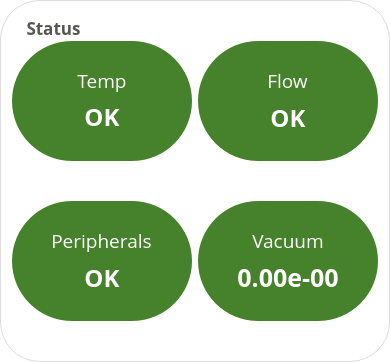
           <widget class="QGroupBox" name="status_group">
            <property name="enabled">
             <bool>true</bool>
            </property>
            <property name="minimumSize">
             <size>
              <width>350</width>
              <height>340</height>
             </size>
            </property>
            <property name="maximumSize">
             <size>
              <width>600</width>
              <height>500</height>
             </size>
            </property>
            <property name="font">
             <font>
              <family>Open Sans</family>
              <pointsize>13</pointsize>
              <weight>75</weight>
              <bold>true</bold>
             </font>
            </property>
            <property name="cursor">
             <cursorShape>ArrowCursor</cursorShape>
            </property>
            <property name="styleSheet">
             <string notr="true">QGroupBox { border: none; background: white; border-radius: 40px; border: 1px solid rgb(220,220,220); }
QGroupBox::title { subcontrol-origin: margin; padding: 0px 8px; left: 16px; top: 16px; color: rgb(85, 87, 83); }
QGroupBox::title:disabled { color: rgb(180,180,180); }</string>
            </property>
            <property name="title">
             <string>Status</string>
            </property>
            <layout class="QGridLayout" name="gridLayout_4">
             <property name="topMargin">
              <number>40</number>
             </property>
             <property name="bottomMargin">
              <number>40</number>
             </property>
             <property name="verticalSpacing">
              <number>40</number>
             </property>
             <item row="0" column="0">
              <widget class="QFrame" name="temp_indicator">
               <property name="enabled">
                <bool>true</bool>
               </property>
               <property name="minimumSize">
                <size>
                 <width>180</width>
                 <height>120</height>
                </size>
               </property>
               <property name="maximumSize">
                <size>
                 <width>180</width>
                 <height>120</height>
                </size>
               </property>
               <property name="styleSheet">
                <string notr="true">QFrame { background: #46812B; color: white; border: none; border-radius: 60px; }
QFrame:disabled { background: rgb(220,220,220); }</string>
               </property>
               <property name="frameShape">
                <enum>QFrame::StyledPanel</enum>
               </property>
               <property name="frameShadow">
                <enum>QFrame::Raised</enum>
               </property>
               <layout class="QVBoxLayout" name="verticalLayout_6">
                <property name="spacing">
                 <number>0</number>
                </property>
                <property name="topMargin">
                 <number>20</number>
                </property>
                <property name="bottomMargin">
                 <number>25</number>
                </property>
                <item alignment="Qt::AlignHCenter">
                 <widget class="QLabel" name="label_12">
                  <property name="font">
                   <font>
                    <family>Open Sans</family>
                    <pointsize>14</pointsize>
                    <weight>50</weight>
                    <bold>false</bold>
                   </font>
                  </property>
                  <property name="styleSheet">
                   <string notr="true">QLabel{ background: none; color: white; border: none; }
QLabel:disabled{ color: rgb(180,180,180); }</string>
                  </property>
                  <property name="text">
                   <string>Temp</string>
                  </property>
                  <property name="alignment">
                   <set>Qt::AlignCenter</set>
                  </property>
                 </widget>
                </item>
                <item alignment="Qt::AlignHCenter|Qt::AlignVCenter">
                 <widget class="QLabel" name="temp_status">
                  <property name="font">
                   <font>
                    <family>Open Sans</family>
                    <pointsize>18</pointsize>
                    <weight>75</weight>
                    <bold>true</bold>
                   </font>
                  </property>
                  <property name="styleSheet">
                   <string notr="true">QLabel{ background: none; color: white; border: none; }
QLabel:disabled{ color: rgb(180,180,180); }</string>
                  </property>
                  <property name="text">
                   <string>OK</string>
                  </property>
                  <property name="alignment">
                   <set>Qt::AlignCenter</set>
                  </property>
                 </widget>
                </item>
               </layout>
              </widget>
             </item>
             <item row="0" column="1">
              <widget class="QFrame" name="flow_indicator">
               <property name="enabled">
                <bool>true</bool>
               </property>
               <property name="minimumSize">
                <size>
                 <width>180</width>
                 <height>120</height>
                </size>
               </property>
               <property name="maximumSize">
                <size>
                 <width>180</width>
                 <height>120</height>
                </size>
               </property>
               <property name="styleSheet">
                <string notr="true">QFrame { background: #46812B; color: white; border: none; border-radius: 60px; }
QFrame:disabled { background: rgb(220,220,220); }</string>
               </property>
               <property name="frameShape">
                <enum>QFrame::StyledPanel</enum>
               </property>
               <property name="frameShadow">
                <enum>QFrame::Raised</enum>
               </property>
               <layout class="QVBoxLayout" name="verticalLayout_7">
                <property name="spacing">
                 <number>0</number>
                </property>
                <property name="topMargin">
                 <number>20</number>
                </property>
                <property name="bottomMargin">
                 <number>25</number>
                </property>
                <item alignment="Qt::AlignHCenter">
                 <widget class="QLabel" name="label_13">
                  <property name="font">
                   <font>
                    <family>Open Sans</family>
                    <pointsize>14</pointsize>
                    <weight>50</weight>
                    <bold>false</bold>
                   </font>
                  </property>
                  <property name="styleSheet">
                   <string notr="true">QLabel{ background: none; color: white; }
QLabel:disabled{ color: rgb(180,180,180); }</string>
                  </property>
                  <property name="text">
                   <string>Flow</string>
                  </property>
                  <property name="alignment">
                   <set>Qt::AlignCenter</set>
                  </property>
                 </widget>
                </item>
                <item>
                 <widget class="QLabel" name="flow_status">
                  <property name="font">
                   <font>
                    <family>Open Sans</family>
                    <pointsize>18</pointsize>
                    <weight>75</weight>
                    <bold>true</bold>
                   </font>
                  </property>
                  <property name="styleSheet">
                   <string notr="true">QLabel{ background: none; color: white; }
QLabel:disabled{ color: rgb(180,180,180); }</string>
                  </property>
                  <property name="text">
                   <string>OK</string>
                  </property>
                  <property name="alignment">
                   <set>Qt::AlignCenter</set>
                  </property>
                 </widget>
                </item>
               </layout>
              </widget>
             </item>
             <item row="1" column="0">
              <widget class="QFrame" name="faults_indicator">
               <property name="enabled">
                <bool>true</bool>
               </property>
               <property name="minimumSize">
                <size>
                 <width>180</width>
                 <height>120</height>
                </size>
               </property>
               <property name="maximumSize">
                <size>
                 <width>180</width>
                 <height>120</height>
                </size>
               </property>
               <property name="font">
                <font>
                 <pointsize>14</pointsize>
                </font>
               </property>
               <property name="styleSheet">
                <string notr="true">QFrame { background: #46812B; color: white; border: none; border-radius: 60px; }
QFrame:disabled { background: rgb(220,220,220); }</string>
               </property>
               <property name="frameShape">
                <enum>QFrame::StyledPanel</enum>
               </property>
               <property name="frameShadow">
                <enum>QFrame::Raised</enum>
               </property>
               <layout class="QVBoxLayout" name="verticalLayout_9">
                <property name="spacing">
                 <number>0</number>
                </property>
                <property name="topMargin">
                 <number>20</number>
                </property>
                <property name="bottomMargin">
                 <number>25</number>
                </property>
                <item alignment="Qt::AlignHCenter">
                 <widget class="QLabel" name="label_20">
                  <property name="font">
                   <font>
                    <family>Open Sans</family>
                    <pointsize>14</pointsize>
                    <weight>50</weight>
                    <bold>false</bold>
                   </font>
                  </property>
                  <property name="styleSheet">
                   <string notr="true">QLabel{ background: none; color: white; }
QLabel:disabled{ color: rgb(180,180,180); }</string>
                  </property>
                  <property name="text">
                   <string>Peripherals</string>
                  </property>
                  <property name="alignment">
                   <set>Qt::AlignCenter</set>
                  </property>
                 </widget>
                </item>
                <item>
                 <widget class="QLabel" name="fault_status">
                  <property name="minimumSize">
                   <size>
                    <width>0</width>
                    <height>0</height>
                   </size>
                  </property>
                  <property name="font">
                   <font>
                    <family>Open Sans</family>
                    <pointsize>18</pointsize>
                    <weight>75</weight>
                    <bold>true</bold>
                   </font>
                  </property>
                  <property name="styleSheet">
                   <string notr="true">QLabel{ background: none; color: white; }
QLabel:disabled{ color: rgb(180,180,180); }</string>
                  </property>
                  <property name="text">
                   <string>OK</string>
                  </property>
                  <property name="alignment">
                   <set>Qt::AlignCenter</set>
                  </property>
                 </widget>
                </item>
               </layout>
              </widget>
             </item>
             <item row="1" column="1">
              <widget class="QFrame" name="press_indicator">
               <property name="enabled">
                <bool>true</bool>
               </property>
               <property name="minimumSize">
                <size>
                 <width>180</width>
                 <height>120</height>
                </size>
               </property>
               <property name="maximumSize">
                <size>
                 <width>180</width>
                 <height>120</height>
                </size>
               </property>
               <property name="font">
                <font>
                 <pointsize>10</pointsize>
                </font>
               </property>
               <property name="styleSheet">
                <string notr="true">QFrame { background: #46812B; color: white; border: none; border-radius: 60px; }
QFrame:disabled { background: rgb(220,220,220); }</string>
               </property>
               <property name="frameShape">
                <enum>QFrame::StyledPanel</enum>
               </property>
               <property name="frameShadow">
                <enum>QFrame::Raised</enum>
               </property>
               <layout class="QVBoxLayout" name="verticalLayout_18">
                <property name="spacing">
                 <number>0</number>
                </property>
                <property name="topMargin">
                 <number>20</number>
                </property>
                <property name="bottomMargin">
                 <number>25</number>
                </property>
                <item alignment="Qt::AlignHCenter">
                 <widget class="QLabel" name="label_24">
                  <property name="font">
                   <font>
                    <family>Open Sans</family>
                    <pointsize>14</pointsize>
                    <weight>50</weight>
                    <bold>false</bold>
                   </font>
                  </property>
                  <property name="styleSheet">
                   <string notr="true">QLabel{ background: none; color: white; border: none; }
QLabel:disabled{ color: rgb(180,180,180); }</string>
                  </property>
                  <property name="text">
                   <string>Vacuum</string>
                  </property>
                  <property name="alignment">
                   <set>Qt::AlignCenter</set>
                  </property>
                 </widget>
                </item>
                <item>
                 <widget class="QLabel" name="press_label">
                  <property name="enabled">
                   <bool>true</bool>
                  </property>
                  <property name="font">
                   <font>
                    <family>Open Sans</family>
                    <pointsize>19</pointsize>
                    <weight>75</weight>
                    <bold>true</bold>
                   </font>
                  </property>
                  <property name="styleSheet">
                   <string notr="true">QLabel{ background: none; color: white; border: none; }
QLabel:disabled{ color: rgb(180,180,180); }</string>
                  </property>
                  <property name="text">
                   <string>0.00e-00</string>
                  </property>
                  <property name="alignment">
                   <set>Qt::AlignCenter</set>
                  </property>
                 </widget>
                </item>
               </layout>
              </widget>
             </item>
            </layout>
           </widget>
